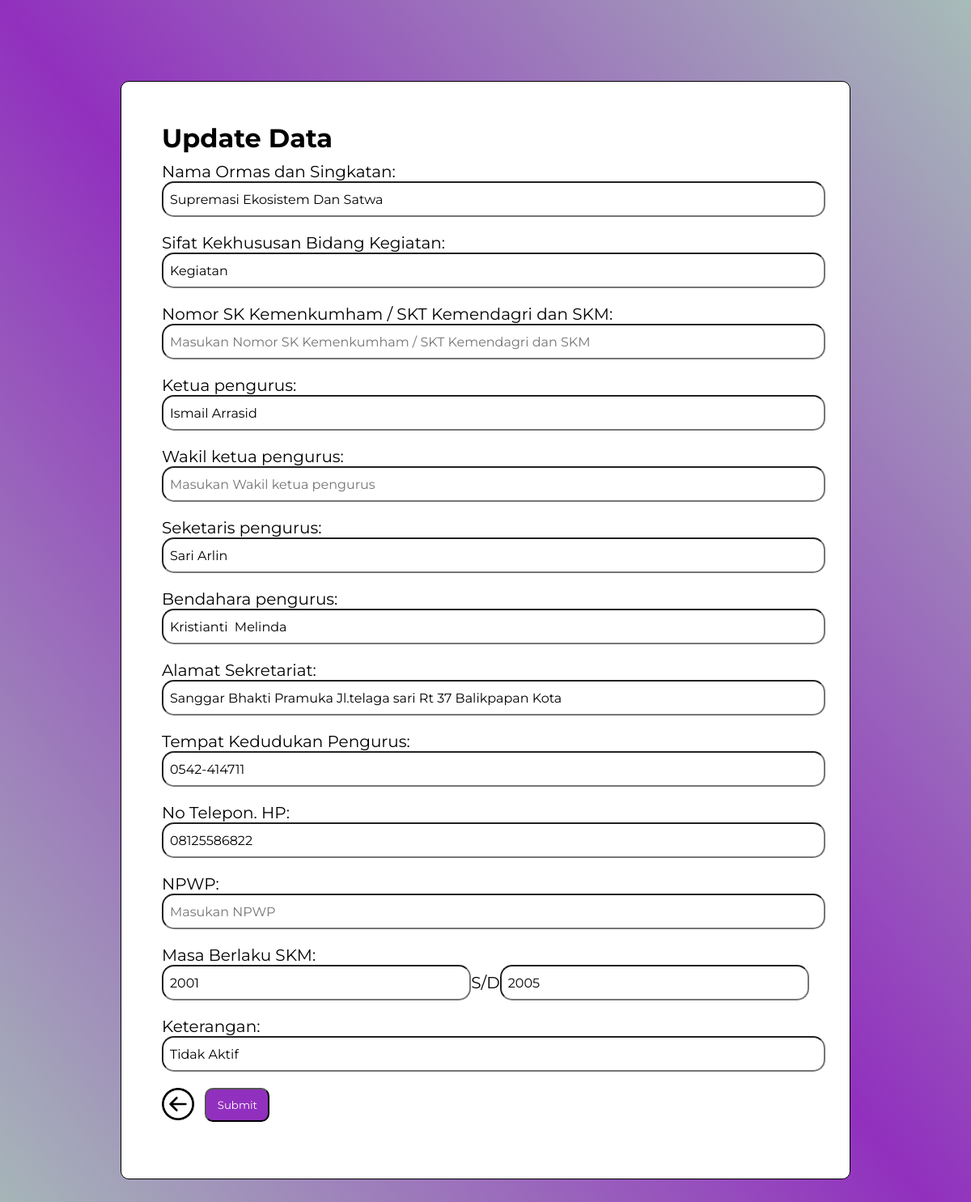
The app's page /ormasbppn/update.php?id=6 (signed in) with its own data.
### tables this page shows
CREATE TABLE `ormasbppn` (
  `id` int(11) NOT NULL,
  `nama` varchar(255) NOT NULL,
  `sifat` varchar(255) NOT NULL,
  `nosk` varchar(255) NOT NULL,
  `jab1` varchar(255) NOT NULL,
  `jab2` varchar(255) NOT NULL,
  `jab3` varchar(255) NOT NULL,
  `jab4` varchar(255) NOT NULL,
  `alamat` varchar(255) NOT NULL,
  `tempat` varchar(244) NOT NULL,
  `notelp` varchar(255) NOT NULL,
  `npwp` varchar(255) NOT NULL,
  `skm` varchar(255) NOT NULL,
  `skm1` varchar(255) NOT NULL,
  `ket` varchar(255) NOT NULL
);

### ormasbppn/update.php (the view, shortened to what this page needs)
<!DOCTYPE html>
<html>
<head>
    <link rel="stylesheet" href="style1.css">
</head>
<body>
<div class="container">
    <?php
    include "../config.php";
    function input($data) {
        $data = trim($data);
        $data = stripslashes($data);
        $data = htmlspecialchars($data);
        return $data;
    }
    if (isset($_GET['id'])) {
        $id=input($_GET["id"]);
        $sql="SELECT * FROM ormasbppn WHERE id=$id";
        $hasil=mysqli_query($conn,$sql);
        $data = mysqli_fetch_assoc($hasil);
    }
    ?>
    <h2>Update Data</h2>
    <form action="<?php echo htmlspecialchars($_SERVER["PHP_SELF"]);?>" method="post">
        <div class="form-group">
            <label>Nama Ormas dan Singkatan:</label>
            <input type="text" name="nama" class="form-control" value="<?php echo $data['nama']; ?>" placeholder="Masukan Nama Ormas dan Singkatan" required />
        </div>
        <div class="form-group">
            <label>Sifat Kekhususan Bidang Kegiatan:</label>
            <input type="text" name="sifat" class="form-control" value="<?php echo $data['sifat']; ?>" placeholder="Masukan Sifat Kekhususan Bidang Kegiatan" required/>
        </div>
        <div class="form-group">
            <label>Nomor SK Kemenkumham / SKT Kemendagri dan SKM:</label>
            <input type="text" name="nosk" class="form-control" value="<?php echo $data['nosk']; ?>" placeholder="Masukan Nomor SK Kemenkumham / SKT Kemendagri dan SKM	"/>
        </div>
        <div class="form-group">
            <label>Ketua pengurus:</label>
            <input type="text" name="jab1" class="form-control" value="<?php echo $data['jab1']; ?>" placeholder="Masukan Ketua pengurus" />
        </div>
        <div class="form-group">
            <label>Wakil ketua pengurus:</label>
            <input type="text" name="jab2" class="form-control" value="<?php echo $data['jab2']; ?>" placeholder="Masukan Wakil ketua pengurus" />
        </div>
        <div class="form-group">
            <label>Seketaris pengurus:</label>
            <input type="text" name="jab3" class="form-control" value="<?php echo $data['jab3']; ?>" placeholder="Masukan Seketaris pengurus" />
        </div>
        <div class="form-group">
            <label>Bendahara pengurus:</label>
            <input type="text" name="jab4" class="form-control" value="<?php echo $data['jab4']; ?>" placeholder="Masukan Bendahara pengurus" />
        </div>
        <div class="form-group">
            <label>Alamat Sekretariat:</label>
            <input type="text" name="alamat" class="form-control" value="<?php echo $data['alamat']; ?>" placeholder="Masukan Alamat Sekretariat" required/>
        </div>
        <div class="form-group">
            <label>Tempat Kedudukan Pengurus:</label>
            <input type="text" name="tempat" class="form-control" value="<?php echo $data['tempat']; ?>" placeholder="Masukan Tempat Kedudukan Pengurus"/>
        </div>
        <div class="form-group">
            <label>No Telepon. HP:</label>
            <input type="text" name="notelp" class="form-control" value="<?php echo $data['notelp']; ?>" placeholder="Masukan No Telepon. HP"/>
        </div>
        <div class="form-group">
            <label>NPWP:</label>
            <input type="text" name="npwp" class="form-control" value="<?php echo $data['npwp']; ?>" placeholder="Masukan NPWP" />
        </div>
        <div class="form-group">
            <label>Masa Berlaku SKM:</label>
            <div class="skmo">
            <input type="text" name="skm" class="form-control" value="<?php echo $data['skm']; ?>" placeholder="Masukan Masa Berlaku SKM" required/>
            <label class="sampai">S/D</label>
            <input type="text" name="skm1" class="form-control" value="<?php echo $data['skm1']; ?>" placeholder="Masukan Masa Berlaku SKM" required/>
            </div>
        </div>
        <div class="form-group">
            <label>Keterangan:</label>
            <input type="text" name="ket" class="form-control" value="<?php echo $data['ket']; ?>" placeholder="Masukan Keterangan" required/>
        </div>
        <div class="go">
        <a href="lihat.php" class="btn btn-outline-primary" role="button"><img width="40px" src="../img/back-button.png" alt=""></a>
        <button type="submit" name="submit" class="button">Submit</button>
        </div>
    </form>
</div>
</body>
</html>

### ormasbppn/style1.css (style rules this page uses)
* { padding: 0; margin: 0; font-family: 'Montserrat', sans-serif; }
body { background: linear-gradient(to right top ,#a7bcb8,#9130BE,#a7bcb8) }
.container { margin: 100px auto; width: 800px; padding: 50px; border: 1px solid #000; background: #fff; border-radius: 10px; }
.container label { color: #000; font-size: 20px; }
.container h2 { color: #000; padding-bottom: 10px; font-size: 32px; }
.form-group input { width: 100%; height: 24px; border-radius: 15px; font-size: 16px; text-align: left; padding: 8px; }
.form-group { padding-bottom: 20px; }
button { text-align: left; margin-left: 1em; margin-bottom: 20px; }
.skmo { display: flex; }
.sampai { text-align: center; padding: 10px 0; }
.button { color: white; padding: 11px; border-radius: 10px; width: 10%; background-color: #9130BE; text-align: center; }
.go { display: flex; }

### records on screen
ormasbppn: nama "Supremasi Ekosistem Dan Satwa", sifat "Kegiatan", jab1 "Ismail Arrasid", jab3 "Sari Arlin", jab4 "Kristianti Melinda", alamat "Sanggar Bhakti Pramuka Jl.telaga sari Rt 37 Balikpapan Kota", tempat "0542-414711", notelp "08125586822", skm "2001", skm1 "2005", ket "Tidak Aktif"
